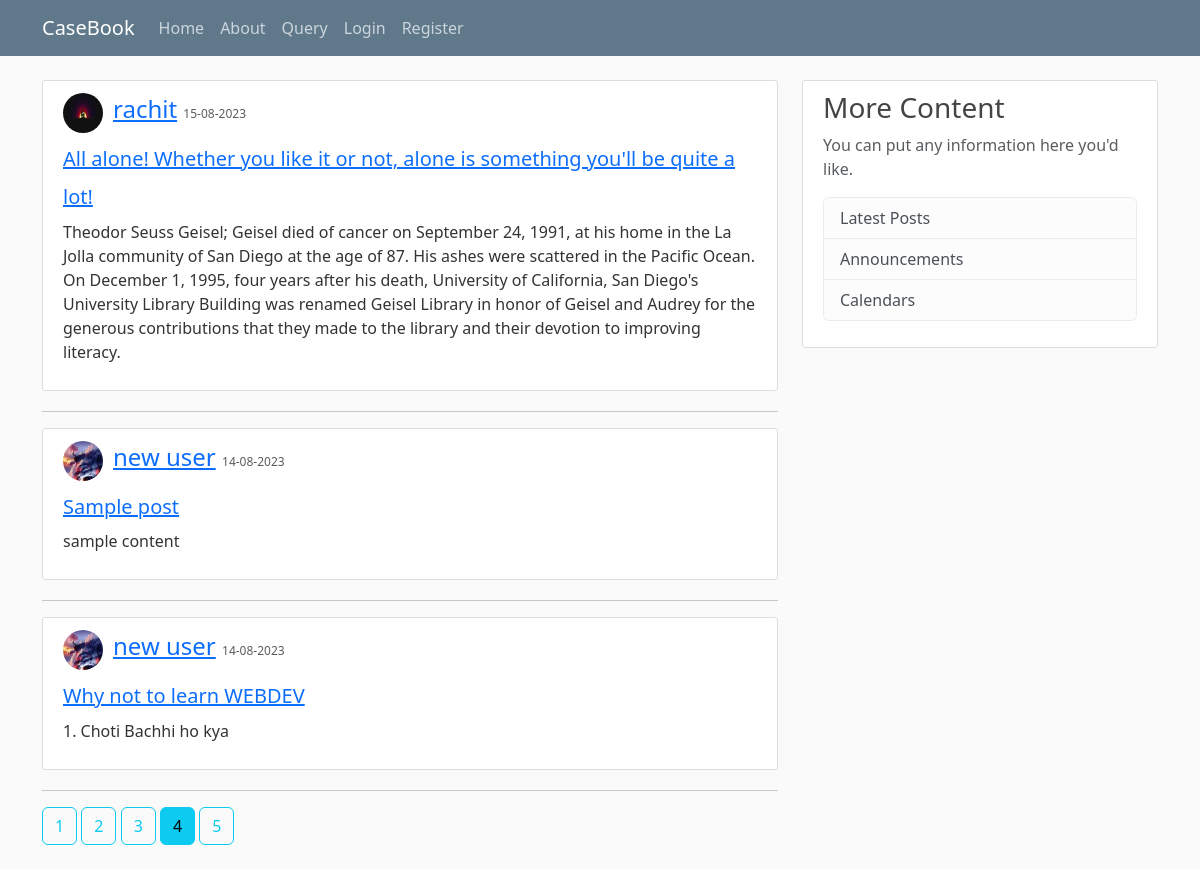
/home?page=4, run on the app's committed database.
### blogsite/models.py (models this page shows, shortened)
class Post(db.Model):
    id = db.Column(db.Integer, primary_key=True)
    title = db.Column(db.String(50), nullable=False)
    date_posted = db.Column(db.DateTime, nullable=False, default=datetime.utcnow)
    content = db.Column(db.Text, nullable=False)
    user_id = db.Column(db.Integer, db.ForeignKey('user.id'), nullable=False)

class User(db.Model, UserMixin):
    id = db.Column(db.Integer, primary_key=True)
    username = db.Column(db.String(20), unique=True, nullable=False)
    email = db.Column(db.String(100), unique=True, nullable=False)
    img_file = db.Column(db.String(20), nullable=False, default='default.jpeg')
    password = db.Column(db.String(60), nullable=False)
    posts = db.relationship('Post', backref='author', lazy=True)

### blogsite/routes.py (the view)
@app.route('/')
@app.route('/home')
def home():
    page = request.args.get(key='page',default=1,type=int)
    posts = Post.query.order_by(Post.date_posted.desc()).paginate(per_page=3)
    return render_template('home.html',posts=posts,page_title='CaseBook')

### blogsite/templates/home.html
{% extends "layout.html" %}
{% block page_content %}
{% for post in posts.items %}
<article class="media content-section">
  <div class="d-flex align-items-center">
    <img class="img-fluid rounded-circle article-img mr-3"
      src="{{ url_for('static',filename='profile_pic/'+post.author.img_file) }}" alt="Profile Photo of author">
    <div style="margin-left: 10px;">
      <div class="article-metadata">
        <a class="mr-2" href="{{ url_for('user_posts',username=post.author.username) }}">{{ post.author.username }}</a>
        <small class="text-muted" style="font-size: 0.75rem;">{{ post.date_posted.strftime('%d-%m-%Y') }}</small>
      </div>
    </div>
  </div>
  <div class="media-body">
    <h2><a class="article-title" href="{{ url_for('post',post_id=post.id) }}">{{ post.title }}</a></h2>
    <p class="article-content">{{ post.content }}</p>
  </div>
</article>
<hr>
{% endfor %}
{% for page_num in posts.iter_pages(left_edge=2, right_edge=2, left_current=1, right_current=1) %}
  {% if page_num %}
    {% if posts.page==page_num %}
      <a class="btn btn-info mb-4" href="{{ url_for('home',page=page_num) }}">{{ page_num }}</a>
    {% else %}
      <a class="btn btn-outline-info mb-4" href="{{ url_for('home',page=page_num) }}">{{ page_num }}</a>
    {% endif %}
  {% else %}
  ...
  {% endif %}
{% endfor %}
{% endblock page_content %}

### blogsite/static/temp_style.css (style rules this page uses)
body { background: #fafafa; color: #333333; margin-top: 5rem; }
h1, h2, h3, h4, h5, h6 { color: #444444; }
.content-section { background: #ffffff; padding: 10px 20px; border: 1px solid #dddddd; border-radius: 3px; margin-bottom: 20px; }
.article-title { font-size: 1.25rem; }
.article-content { margin-top: 0.5rem; }
.article-img { height: 40px; width: 40px; }
.article-metadata { font-size: 1.5rem; margin-bottom: 0.5rem; }

### data on the page
Post: img_file (picture), author.username "rachit", date_posted "15-08-2023", title "All alone! Whether you like it or not, alone is something you'll be quite a lot!", content "Theodor Seuss Geisel; Geisel died of cancer on September 24, 1991, at his home in the La Jolla community of San Diego at the age of 87. His ashes were scattered in the Pacific Ocean. On December 1, 1995, four years after his death, University of California, San Diego's University Library Building was renamed Geisel Library in honor of Geisel and Audrey for the generous contributions that they made to the library and their devotion to improving literacy."
Post: img_file (picture), author.username "new user", date_posted "14-08-2023", title "Sample post", content "sample content"
Post: img_file (picture), author.username "new user", date_posted "14-08-2023", title "Why not to learn WEBDEV", content "1. Choti Bachhi ho kya"

### other printed values
{{ page_num }} "1" "2" "3" "5"
{{ page_num }} "4"
